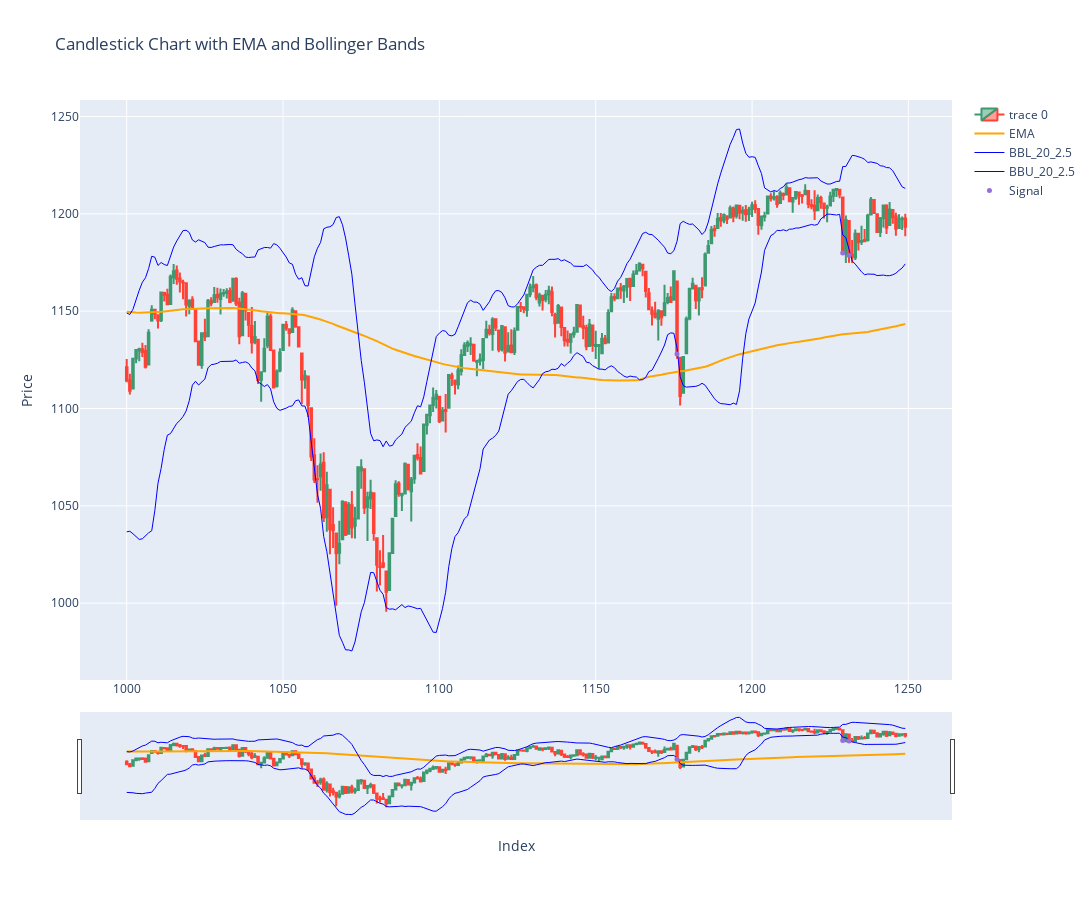

Notebook source saved alongside this figure:
### Code cell
import plotly.graph_objects as go
from plotly.subplots import make_subplots
from datetime import datetime

dfpl = dfSPY[1000:1250].copy()
#dfpl=dfpl.drop(columns=['level_0'])#!!!!!!!!!!
#dfpl.reset_index(inplace=True)
fig = go.Figure(data=[go.Candlestick(x=dfpl.index,
                open=dfpl['Open'],
                high=dfpl['High'],
                low=dfpl['Low'],
                close=dfpl['Close']),
                go.Scatter(x=dfpl.index, y=dfpl.EMA, line=dict(color='orange', width=2), name="EMA"),
                go.Scatter(x=dfpl.index, y=dfpl['BBL_20_2.5'], line=dict(color='blue', width=1), name="BBL_20_2.5"),
                go.Scatter(x=dfpl.index, y=dfpl['BBU_20_2.5'], line=dict(color='blue', width=1), name="BBU_20_2.5")])

fig.add_scatter(x=dfpl.index, y=dfpl['pointposbreak'], mode="markers",
                marker=dict(size=5, color="MediumPurple"),
                name="Signal")

fig.update_layout(
    width=1600,  # make wider
    height=900,  # make taller
    title="Candlestick Chart with EMA and Bollinger Bands",
    xaxis_title="Index",
    yaxis_title="Price"
)
fig.show()

### Figure 1 — Plotly figure (JSON) as saved in the notebook; plotly's stock layout.template omitted (floating-point values rounded to 4 significant figures; data arrays with more than 128 entries replaced by an {"elided": "..."} marker saying what was removed)
{"data": [{"close": {"elided": "250 float values"}, "high": {"elided": "250 float values"}, "low": {"elided": "250 float values"}, "open": {"elided": "250 float values"}, "type": "candlestick", "x": {"elided": "250 int values"}}, {"line": {"color": "orange", "width": 2}, "name": "EMA", "type": "scatter", "x": {"elided": "250 int values"}, "y": {"elided": "250 float values"}}, {"line": {"color": "blue", "width": 1}, "name": "BBL_20_2.5", "type": "scatter", "x": {"elided": "250 int values"}, "y": {"elided": "250 float values"}}, {"line": {"color": "blue", "width": 1}, "name": "BBU_20_2.5", "type": "scatter", "x": {"elided": "250 int values"}, "y": {"elided": "250 float values"}}, {"marker": {"color": "MediumPurple", "size": 5}, "mode": "markers", "name": "Signal", "type": "scatter", "x": {"elided": "250 int values"}, "y": {"elided": "250 float values"}}], "layout": {"height": 900, "title": {"text": "Candlestick Chart with EMA and Bollinger Bands"}, "width": 1600, "xaxis": {"title": {"text": "Index"}}, "yaxis": {"title": {"text": "Price"}}}}
